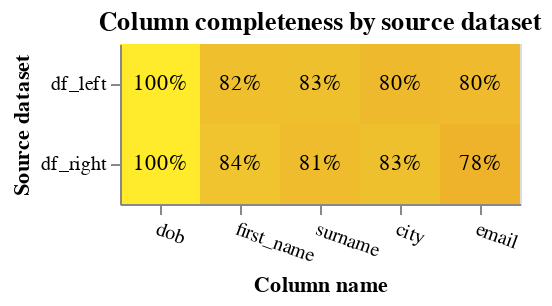

The cell this chart's notebook holds for it:
### Code cell
from splink.exploratory import completeness_chart

completeness_chart(
    [df_l, df_r],
    cols=["first_name", "surname", "dob", "city", "email"],
    db_api=DuckDBAPI(),
    table_names_for_chart=["df_left", "df_right"],
)

### Figure 1 — Vega-Lite specification as saved in the notebook (floating-point values rounded to 4 significant figures)
{"config": {"view": {"continuousWidth": 400, "continuousHeight": 300}}, "layer": [{"mark": "rect", "encoding": {"color": {"field": "completeness", "legend": null, "scale": {"scheme": "darkred", "zero": true}, "type": "quantitative"}, "tooltip": [{"field": "source_dataset", "title": "Source dataset", "type": "nominal"}, {"field": "total_rows_inc_nulls", "format": ",", "title": "# of records", "type": "quantitative"}, {"field": "column_name", "title": "Column name", "type": "nominal"}, {"field": "total_null_rows", "format": ",", "title": "# of nulls", "type": "quantitative"}, {"field": "completeness", "format": ".1%", "type": "quantitative"}], "x": {"axis": {"labelAngle": 20}, "field": "column_name", "sort": {"field": "mean_comp", "order": "descending"}, "title": "Column name", "type": "nominal"}, "y": {"field": "source_dataset", "title": "Source dataset", "type": "nominal"}}, "title": "Column completeness by source dataset", "transform": [{"joinaggregate": [{"op": "mean", "field": "completeness", "as": "mean_comp"}], "groupby": ["column_name"]}]}, {"mark": {"type": "text"}, "encoding": {"color": {"condition": {"test": "datum['completeness'] < 0.5", "value": "white"}, "value": "black"}, "text": {"field": "completeness", "format": ".0%", "type": "quantitative"}, "x": {"axis": {"labelAngle": 0}, "field": "column_name", "sort": {"field": "mean_comp", "order": "descending"}, "type": "nominal"}, "y": {"field": "source_dataset", "type": "nominal"}}, "transform": [{"joinaggregate": [{"op": "mean", "field": "completeness", "as": "mean_comp"}], "groupby": ["column_name"]}]}], "data": {"name": "data-f48e1dea8f9323ec8bb090b5cca5810f"}, "height": {"step": 40}, "width": {"step": 40}, "$schema": "https://vega.github.io/schema/vega-lite/v5.9.3.json", "datasets": {"data-f48e1dea8f9323ec8bb090b5cca5810f": [{"source_dataset": "df_right", "column_name": "first_name", "total_null_rows": 80, "total_rows_inc_nulls": 500, "completeness": 0.84}, {"source_dataset": "df_left", "column_name": "first_name", "total_null_rows": 89, "total_rows_inc_nulls": 500, "completeness": 0.822}, {"source_dataset": "df_left", "column_name": "surname", "total_null_rows": 87, "total_rows_inc_nulls": 500, "completeness": 0.826}, {"source_dataset": "df_right", "column_name": "surname", "total_null_rows": 94, "total_rows_inc_nulls": 500, "completeness": 0.812}, {"source_dataset": "df_right", "column_name": "dob", "total_null_rows": 0, "total_rows_inc_nulls": 500, "completeness": 1.0}, {"source_dataset": "df_left", "column_name": "dob", "total_null_rows": 0, "total_rows_inc_nulls": 500, "completeness": 1.0}, {"source_dataset": "df_left", "column_name": "city", "total_null_rows": 100, "total_rows_inc_nulls": 500, "completeness": 0.8}, {"source_dataset": "df_right", "column_name": "city", "total_null_rows": 87, "total_rows_inc_nulls": 500, "completeness": 0.826}, {"source_dataset": "df_left", "column_name": "email", "total_null_rows": 99, "total_rows_inc_nulls": 500, "completeness": 0.802}, {"source_dataset": "df_right", "column_name": "email", "total_null_rows": 112, "total_rows_inc_nulls": 500, "completeness": 0.776}]}}
